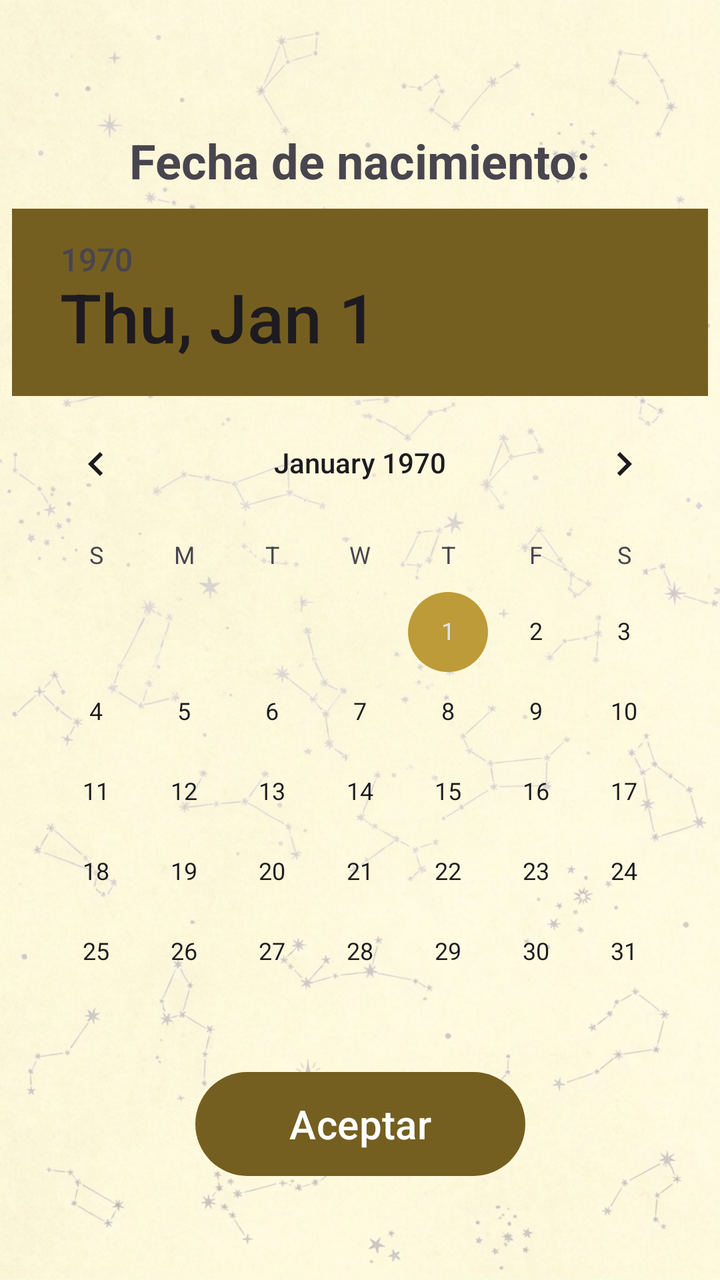
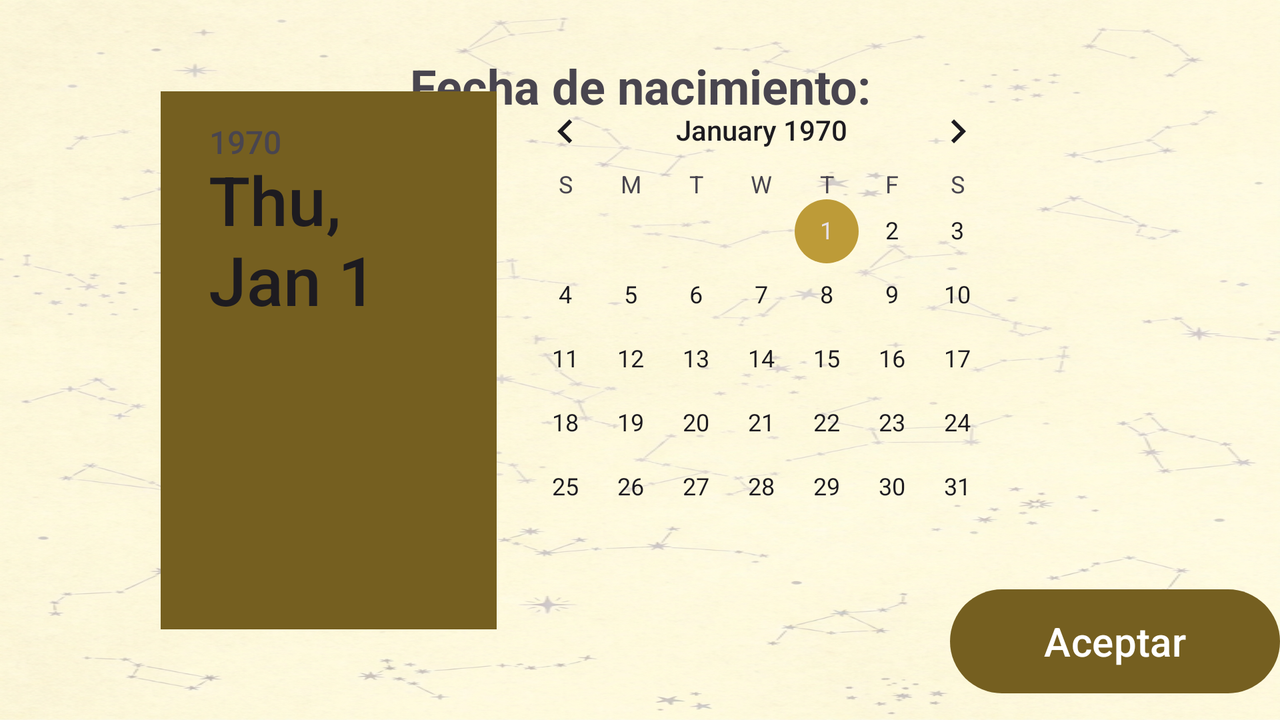

An Android layout and its configuration variant, each rendered on a device that would load it. The default file and the variant file are quoted in full after the pictures.
<!-- AndroidManifest.xml: application theme Theme.MyZodiac -->
<!-- res/layout/activity_main.xml -->
<?xml version="1.0" encoding="utf-8"?>
<androidx.constraintlayout.widget.ConstraintLayout xmlns:android="http://schemas.android.com/apk/res/android"
    xmlns:app="http://schemas.android.com/apk/res-auto"
    xmlns:tools="http://schemas.android.com/tools"
    android:id="@+id/main"
    android:layout_width="match_parent"
    android:layout_height="match_parent"
    android:background="@drawable/bgimg"
    tools:context=".MainActivity">

    <TextView
        android:id="@+id/tvFecha"
        android:layout_width="wrap_content"
        android:layout_height="wrap_content"
        android:layout_marginTop="64dp"
        android:text="@string/txtNacimiento"
        android:textSize="24sp"
        android:textStyle="bold"
        app:layout_constraintEnd_toEndOf="parent"
        app:layout_constraintStart_toStartOf="parent"
        app:layout_constraintTop_toTopOf="parent" />

    <DatePicker
        android:id="@+id/datePickerCalendario"
        style="@style/EstiloDatePicker"
        android:layout_width="wrap_content"
        android:layout_height="wrap_content"
        android:datePickerMode="calendar"
        android:theme="@style/TemaCalendario"
        app:layout_constraintBottom_toBottomOf="parent"
        app:layout_constraintEnd_toEndOf="parent"
        app:layout_constraintHorizontal_bias="0.5"
        app:layout_constraintStart_toStartOf="parent"
        app:layout_constraintTop_toTopOf="parent"
        app:layout_constraintVertical_bias="0.5" />

    <Button
        android:id="@+id/btnAceptar"
        style="@style/EstiloBoton"
        android:layout_marginBottom="48dp"
        android:text="@string/txtBotonAceptar"
        app:layout_constraintBottom_toBottomOf="parent"
        app:layout_constraintEnd_toEndOf="parent"
        app:layout_constraintStart_toStartOf="parent" />

</androidx.constraintlayout.widget.ConstraintLayout>
<!-- resources referenced by this layout -->
<resources>
  <!-- drawable bgimg: jpg bitmap (drawable, 626781 bytes) -->
  <string name="txtBotonAceptar">Aceptar</string>
  <string name="txtNacimiento">Fecha de nacimiento:</string>
  <style name="EstiloBoton" parent="Widget.Material3.Button">
          <item name="android:layout_width">165dp</item>
          <item name="android:layout_height">60dp</item>
          <item name="android:textSize">20sp</item>
      </style>
  <style name="EstiloDatePicker" parent="android:Widget.Material.DatePicker">
          <item name="android:headerBackground">@color/calendario_cabecera</item>
      </style>
  <style name="TemaCalendario" parent="ThemeOverlay.AppCompat">
          <item name="android:colorAccent">@color/calendario_acento</item>
          <item name="android:colorControlActivated">@color/calendario_acento</item>
          <item name="colorAccent">@color/calendario_acento</item>
          <item name="colorPrimary">@color/calendario_cabecera</item>
      </style>
  <style name="Theme.MyZodiac" parent="Base.Theme.MyZodiac" />
  <color name="calendario_cabecera">#755F20</color>
  <color name="calendario_acento">#BD9B38</color>
  <style name="Base.Theme.MyZodiac" parent="Theme.Material3.DayNight.NoActionBar">
          <item name="colorPrimary">@color/calendario_cabecera</item>
      </style>
</resources>
<!-- res/layout-land/activity_main.xml (the repository's variant of the layout above) -->
<!-- drawn on the phone turned sideways -->
<?xml version="1.0" encoding="utf-8"?>
<androidx.constraintlayout.widget.ConstraintLayout xmlns:android="http://schemas.android.com/apk/res/android"
    xmlns:app="http://schemas.android.com/apk/res-auto"
    xmlns:tools="http://schemas.android.com/tools"
    android:id="@+id/main"
    android:layout_width="match_parent"
    android:layout_height="match_parent"
    android:background="@drawable/bgimg"
    tools:context=".MainActivity">

    <TextView
        android:id="@+id/tvFecha"
        android:layout_width="0dp"
        android:layout_height="wrap_content"
        android:gravity="center"
        android:text="@string/txtNacimiento"
        android:textSize="24sp"
        android:textStyle="bold"
        app:layout_constraintBottom_toBottomOf="parent"
        app:layout_constraintEnd_toEndOf="parent"
        app:layout_constraintHorizontal_bias="0.5"
        app:layout_constraintStart_toStartOf="parent"
        app:layout_constraintTop_toTopOf="parent"
        app:layout_constraintVertical_bias="0.081"
        app:layout_constraintVertical_chainStyle="packed" />

    <Button
        android:id="@+id/btnAceptar"
        style="@style/EstiloBoton"
        android:layout_marginStart="604dp"
        android:layout_marginTop="32dp"
        android:text="@string/txtBotonAceptar"
        app:layout_constraintBottom_toBottomOf="parent"
        app:layout_constraintEnd_toEndOf="parent"
        app:layout_constraintHorizontal_bias="1.0"
        app:layout_constraintStart_toStartOf="parent"
        app:layout_constraintTop_toTopOf="parent"
        app:layout_constraintVertical_bias="0.965" />

    <DatePicker
        android:id="@+id/datePickerCalendario"
        android:layout_width="433dp"
        android:layout_height="269dp"
        android:layout_marginEnd="100dp"
        android:datePickerMode="calendar"
        style="@style/EstiloDatePicker"
        android:theme="@style/TemaCalendario"
        app:layout_constraintBottom_toBottomOf="parent"
        app:layout_constraintEnd_toEndOf="parent"
        app:layout_constraintHorizontal_bias="0.752"
        app:layout_constraintStart_toStartOf="parent"
        app:layout_constraintTop_toTopOf="parent" />

</androidx.constraintlayout.widget.ConstraintLayout>
